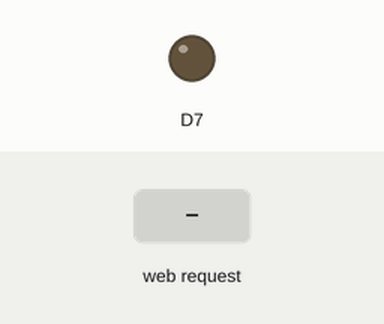
The sketch below on a simulated ESP8266 (NodeMCU). On the bench: output pins drawn as LEDs (lit = HIGH). The inputs (shaded band) are chosen by the test bench. WiFi joins after 1.5 s; servers stay silent unless stated; what the sketch prints to the serial monitor is not drawn.

Above: at 2.7 s.
2.8 s: HTTP request GET /1 received
At 3.6 s:
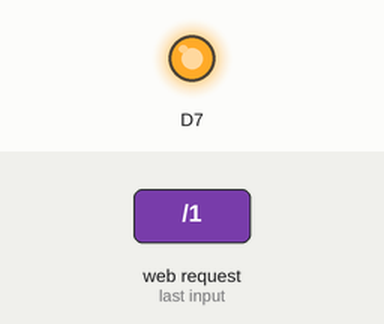
4.3 s: HTTP request GET /0 received
At 4.8 s:
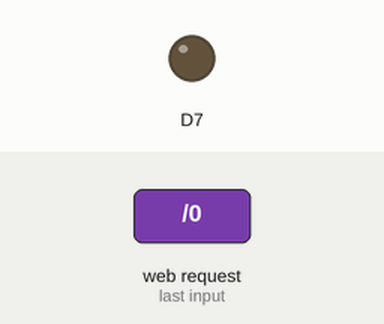
Timing chart, 0 to 7.3 s (numbered marks = the images above; inputs shaded):
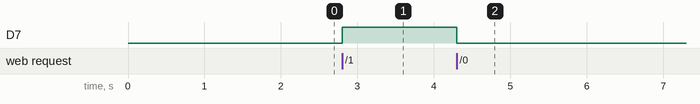

The sketch:

LEDOn_Off1.ino.ino
```cpp
#include<ESP8266WiFi.h>
#include<ESP8266WebServer.h>
#include<ArduinoJson.h>

char* SSID_Name="Nokia";
char* SSID_Pass="balanaguyashwanth1";

ESP8266WebServer server(80);
char temp[400];
void toggle()
{
  snprintf(temp,400,
"<html>\
  <head>\
    </head>\
        <body>\
            <a href=\"/1\"><button>  ledon  </button></a>\
            <a href=\"/0\"> <button> ledoff  </button></a>\
        </body>\
</html>");
  server.send(200,"text/HTML",temp);
}

void ledon()
{
  pinMode(D7,OUTPUT);
  digitalWrite(D7,HIGH);
  delay(1000);
  server.send(200,"text/HTML",temp);
}

void ledoff()
{
  pinMode(D7,OUTPUT);
  digitalWrite(D7,LOW);
  delay(1000);
  server.send(200,"text/HTML",temp);
}


void setup(void) {
  Serial.begin(115200);
  //WiFi.mode(WIFI_STA);
  WiFi.begin(SSID_Name,SSID_Pass);
  server.begin();
 while (WiFi.status() != WL_CONNECTED)
  {
    delay(500);
    Serial.println(".");
  }
  Serial.println("Connected");
  Serial.println("SSID");
  Serial.println(WiFi.localIP());

  server.on("/",toggle);
  server.on("/1",ledon);
  server.on("/0",ledoff);

}

void loop(void) {
 server.handleClient();
// String data=server.arg("plain");
// StaticJsonDocument<200> doc;
// DeserializationError error = deserializeJson(doc,data);
// long jdata=doc[data];
// long msg=jdata["message"];
// server.send(204,"");
}
```

Measured:
- after the input at 2.8 s, D7: LOW → HIGH at once
- after the input at 4.3 s, D7: HIGH → LOW at once
